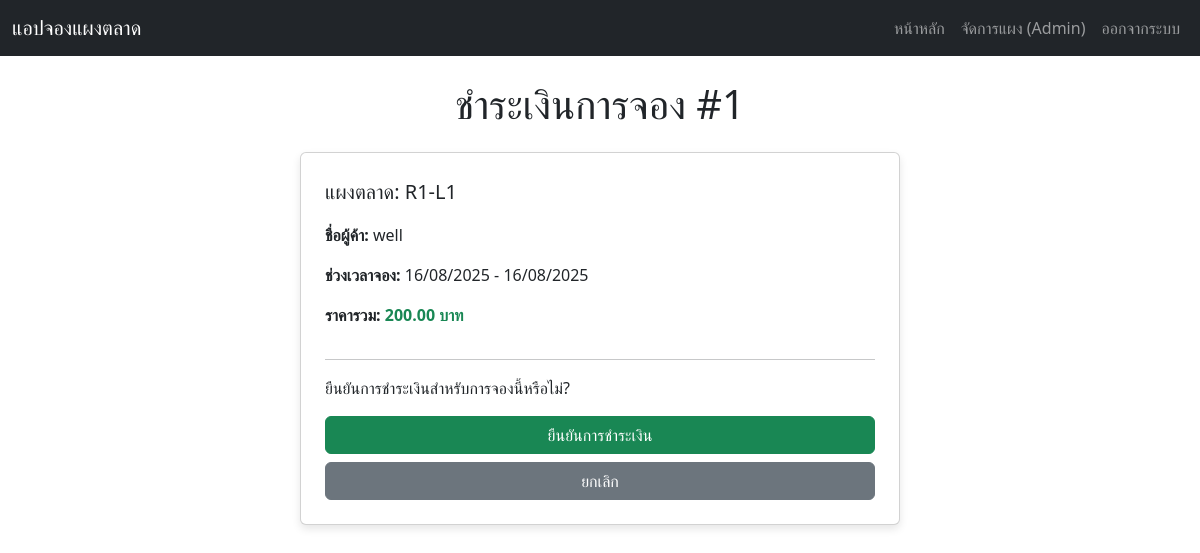
The page /pay/1 (signed in) on the database its author committed.
### app.py (models this page shows, shortened)
class Booking(db.Model):
    id = db.Column(db.Integer, primary_key=True)
    vendor_name = db.Column(db.String(100), nullable=False)
    vendor_phone = db.Column(db.String(20), nullable=False)
    vendor_email = db.Column(db.String(100), nullable=True)
    image_url = db.Column(db.String(255), nullable=True)
    status = db.Column(db.String(20), default='pending', nullable=False)
    stall_id = db.Column(db.Integer, db.ForeignKey('stall.id'), nullable=False)
    payment_proof_url = db.Column(db.String(255), nullable=True)
    start_date = db.Column(db.Date, nullable=False)
    end_date = db.Column(db.Date, nullable=False)
    total_price = db.Column(db.Float, nullable=False)
    status = db.Column(db.String(20), nullable=False, default='confirmed')
    booked_at = db.Column(db.DateTime, default=datetime.utcnow, nullable=False)

class Stall(db.Model):
    id = db.Column(db.Integer, primary_key=True)
    name = db.Column(db.String(100), unique=True, nullable=False)
    price_per_day = db.Column(db.Float, nullable=False)
    description = db.Column(db.Text, nullable=True)
    bookings = db.relationship('Booking', backref='stall', lazy=True)

### app.py (the view, shortened to what this page needs)
@app.route('/pay/<int:booking_id>', methods=['GET', 'POST'])
@admin_required
def pay_booking(booking_id):
    booking = Booking.query.get_or_404(booking_id)
    return render_template('pay.html', booking=booking)

### app.py (called while the page is built)
def admin_required(f):
    @wraps(f)
    def decorated_function(*args, **kwargs):
        if 'logged_in' not in session or session.get('role') != 'admin':
            flash('กรุณาเข้าสู่ระบบด้วยบัญชี Admin เพื่อเข้าถึงหน้านี้', 'danger')
            return redirect(url_for('login'))
        return f(*args, **kwargs)
    return decorated_function

### templates/pay.html (shortened to what this page needs)
{% extends "base.html" %}
{% block content %}
<h1 class="mb-4 text-center">ชำระเงินการจอง #{{ booking.id }}</h1>
<div class="card p-4 mx-auto" style="max-width: 600px;">
    <p class="lead"><strong>แผงตลาด:</strong> {{ booking.stall.name }}</p>
    <p><strong>ชื่อผู้ค้า:</strong> {{ booking.vendor_name }}</p>
    <p><strong>ช่วงเวลาจอง:</strong> {{ booking.start_date.strftime('%d/%m/%Y') }} - {{ booking.end_date.strftime('%d/%m/%Y') }}</p>
    <p><strong>ราคารวม:</strong> <strong class="text-success">{{ "%.2f" | format(booking.total_price) }} บาท</strong></p>
    <hr>
    <p class="mb-3">ยืนยันการชำระเงินสำหรับการจองนี้หรือไม่?</p>
    <form method="POST" action="{{ url_for('pay_booking', booking_id=booking.id) }}">
        <button type="submit" class="btn btn-success w-100">ยืนยันการชำระเงิน</button>
        <a href="{{ url_for('admin_dashboard') }}" class="btn btn-secondary w-100 mt-2">ยกเลิก</a>
    </form>
</div>
{% endblock %}

### static/css/style.css (style rules this page uses)
body { font-family: Arial, sans-serif; background-color: #faf9fa; }
.card { margin-bottom: 20px; box-shadow: 0 4px 8px rgba(0,0,0,0.1); }

### rows shown on the page
Booking: id "1", vendor_name "well", start_date "16/08/2025", end_date "16/08/2025", total_price "200.00"
Stall: stall.name "R1-L1"
